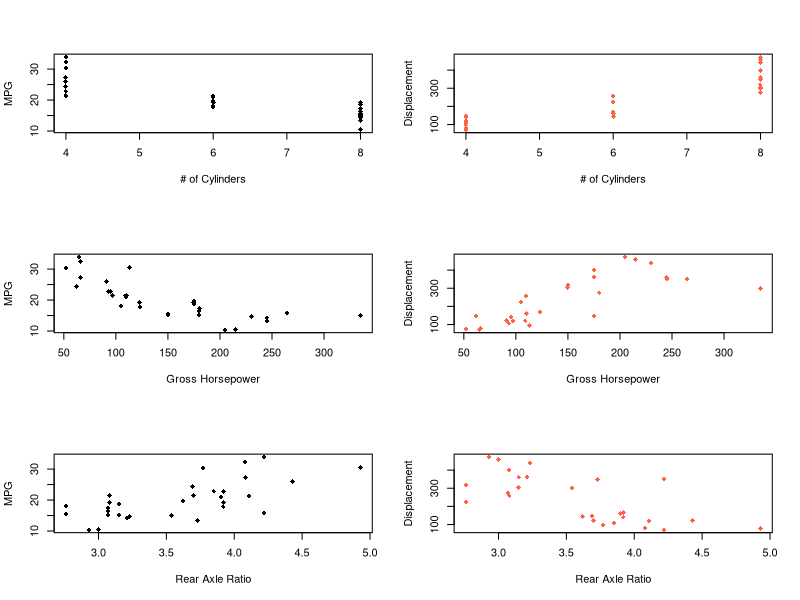
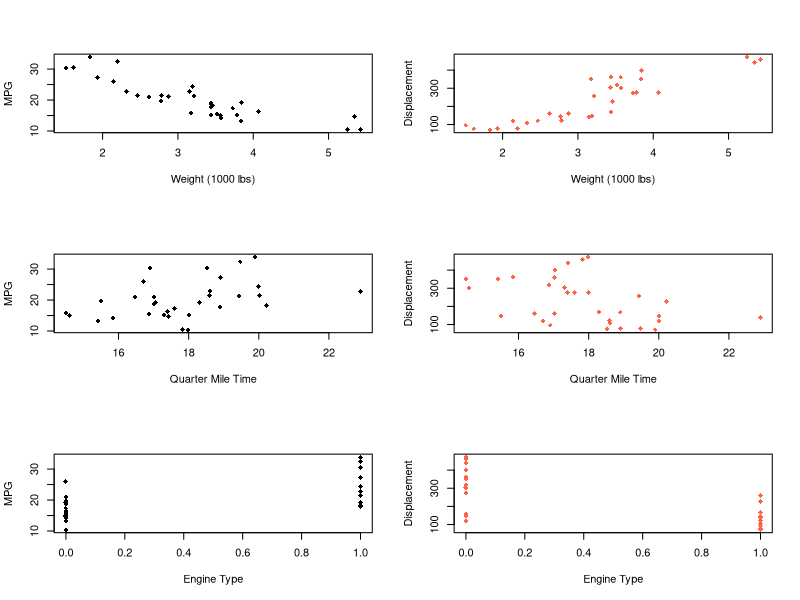
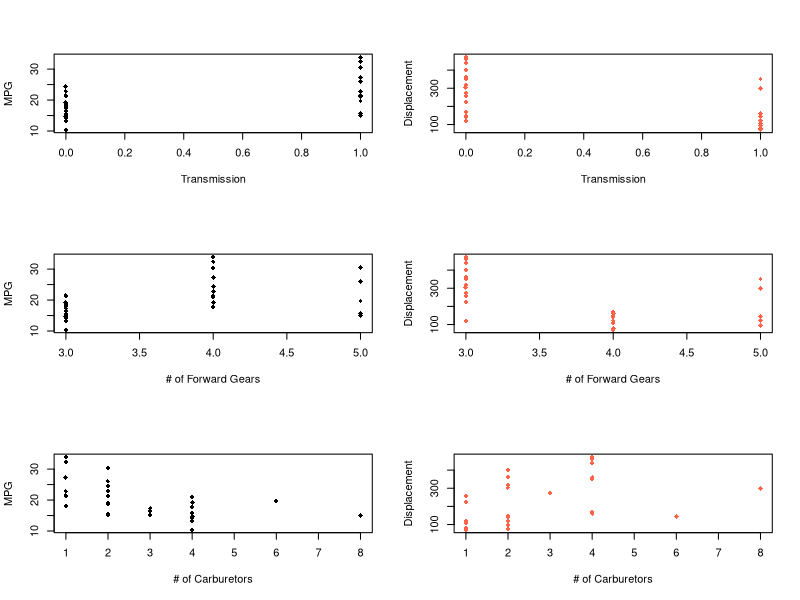
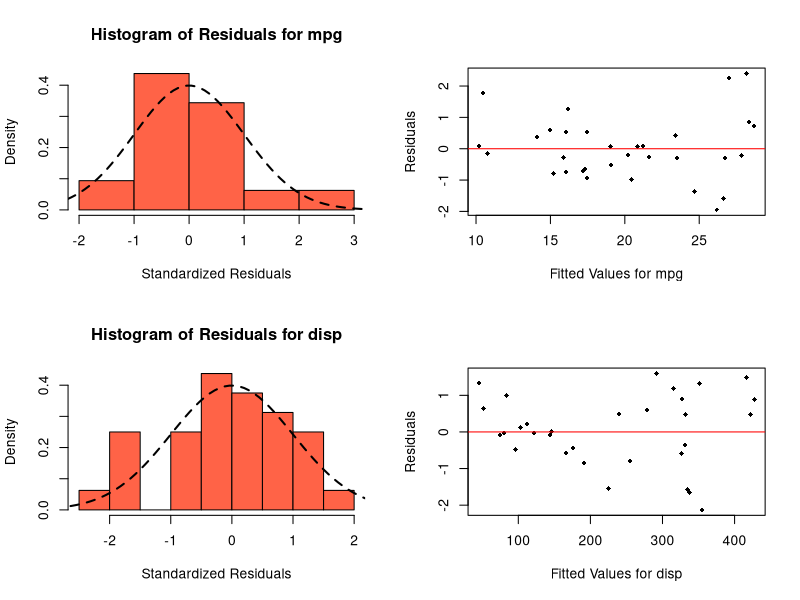
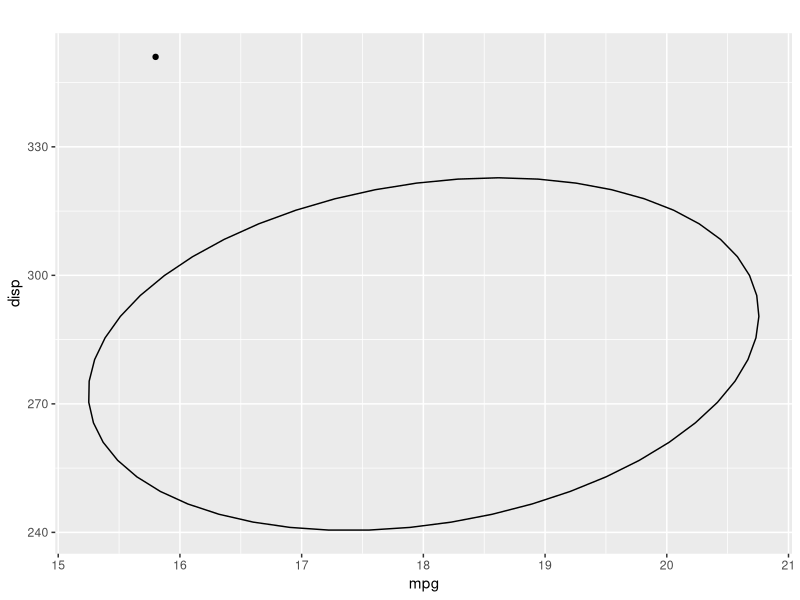

R code for these plots, in order:
# Multivariate Linear Regression Example
# by Wyatt Clegg
 

# Load Data, Define Functions, and Call Libraries -------------------------------------------------
data(mtcars)

plotMPG=function(varName, varLongName = '', ...) {
  varLongName<- ifelse(varLongName == '', varName, varLongName)
  plot(mtcars[, varName], mtcars[, 'mpg'], xlab = varLongName, pch = 18,
       ylab = "MPG",...)
}

plotDisp=function(varName, varLongName = '', add = FALSE, ...) {
  varLongName<- ifelse(varLongName == '', varName, varLongName)
  if(!add) {
    plot(mtcars[, varName], mtcars[, "disp"], xlab = varLongName, pch = 18,
         ylab = "Displacement",...)
  } else {
    points(mtcars[, varName], mtcars[, "disp"], pch = 18, ...)
    legend("topleft", c("MPG", "Displacement"), col = c("black", "tomato"),
           pch = 18)
  }
}
# EDA ---------------------------------------------------------------------

# Lets assume mpg and displacement as the response variables.
colnames(mtcars)
head(mtcars)
respVars <- c("mpg", "disp")
indVars <- colnames(mtcars)[-c(1, 3)]
indLongVars <- c("# of Cylinders", "Gross Horsepower", "Rear Axle Ratio",
                 "Weight (1000 lbs)", "Quarter Mile Time", "Engine Type",
                 "Transmission", "# of Forward Gears", "# of Carburetors")
par(mfrow = c(3, 2))
for(i in 1:length(indVars)) {
  plotMPG(indVars[i], indLongVars[i])
  plotDisp(indVars[i], indLongVars[i], col = "tomato", add = FALSE)
}
dev.off()

# There doesn't appear to be any nonlinear trends in any of these variables.


# Fit a Model -------------------------------------------------------------
model1 <- lm(cbind(mpg,disp) ~ ., data = mtcars)
summary(model1)

# Forward Variable Selection ----------------------------------------------
X <- matrix(1, ncol = 1, nrow = nrow(mtcars))
cNames <- c("Intercept")
for(b in indVars){
  X1 <- cbind(X, mtcars[, b])
  colnames(X1) <- c(cNames, b)
  modelA <- lm(cbind(mpg,disp) ~ X, data = mtcars)
  modelB <- lm(cbind(mpg,disp) ~ X1, data = mtcars)
  # Likelihood ratio test
  pValue <- anova(modelB, modelA)$"Pr(>F)"[2]
  if(pValue < 0.05) {
    X <- X1
    cNames <- colnames(X1)
  }
  cat(b, '\n')
}
cat(cNames)
modelFinal <- lm(cbind(mpg, disp) ~ X1, data = mtcars)
# Using the Likelihood Ratio Test, it appears that only the number of cylinders and
# weight are significant.


# Interpretation ----------------------------------------------------------

# Assumptions in Multivariate Linear Regression
#  1- Linear; we checked this
#  2- Independent Observations- cars are different
#  3- Normal Residuals- we'll check this
#  4- Equal Variance- we'll check this
#  5- Independence between error matrices- we'll examine this

resid <- residuals(modelFinal)
preds <- predict(modelFinal)
par(mfrow = c(2, 2))
for(j in 1:ncol(resid)) {
  hist(scale(resid[, j]), col = "tomato", freq = FALSE,
       main = paste0("Histogram of Residuals for ", respVars[j]),
       xlab = "Standardized Residuals")
  xx <- seq(-4, 4, length.out = 100)
  lines(xx, dnorm(xx), lwd = 2, lty = 2)
  plot(preds[, j], scale(resid[, j]), pch = 18, cex = 0.8,
       xlab = paste0("Fitted Values for ", respVars[j]),
       ylab = "Residuals")
  abline(h = 0, col = 'red')
}

# The residuals look normally distributed. There's some unequal variance for
# mpg on the ends of the spectrum, but nothing too crazy.

cor(X1[, -1]) # Cylinder and Weight seem highly related. Collinearity may be an issue.

# We'll perform a cross-validation study to verify how off this might make the model.


# CV Study ----------------------------------------------------------------
nreps <- 1000
for(iter in 1:nreps) {
  testInd <- sample(nrow(mtcars), 0.1*nrow(mtcars))
  test <- mtcars[testInd, ]
  train <- mtcars[-testInd, ]
  modelCV <- lm(cbind(mpg, disp) ~ cyl + wt, data = train)
  yhat <- predict(modelCV, newdata = test)
  y <- test[, c("mpg", "disp")]
  RPMSE <- sqrt(apply(((y - yhat)^2), 2, mean))
}

# We can do a confidence region for the first car, a Honda Civic
# center of ellipse
cent <- c(yhat[1,1],yhat[1,2])
level <- 0.95
# shape of ellipse
Z <- model.matrix(modelCV)
Y <- modelCV$model[[1]]
n <- nrow(Y)
m <- ncol(Y)
r <- ncol(Z) - 1
S <- crossprod(resid(modelCV))/(n-r-1)

# radius of circle generating the ellipse
z0 <- c(1, as.matrix(test[1, c("cyl", "wt")]))
rad <- sqrt((m*(n-r-1)/(n-r-m))*qf(level,m,n-r-m)*t(z0)%*%solve(t(Z)%*%Z) %*% z0)

# generate ellipse using ellipse function in car package
ell_points <- car::ellipse(center = c(cent), shape = S, 
                           radius = c(rad), draw = FALSE)

ggplot = TRUE
# ggplot2 plot
if(ggplot){
  require(ggplot2, quietly = TRUE)
  ell_points_df <- as.data.frame(ell_points)
  ggplot(ell_points_df, aes(x, y)) +
    geom_path() +
    geom_point(aes(x = mpg, y = disp), data = data.frame(test[1, ])) +
    labs(x = respVars[1], y = respVars[2], 
         title = '')
} else {
  # base R plot
  plot(ell_points, type = "l", xlab = respVars[1], ylab = respVars[2], main = '')
  points(x = cent[1], y = cent[2])
  points(x = test[1, 'mpg'], y = test[1, 'disp'], pch = 18,
         col = "red")
}

# Coverage is a bit of a harder concept to nail down in
# multivariate multiple regression.
